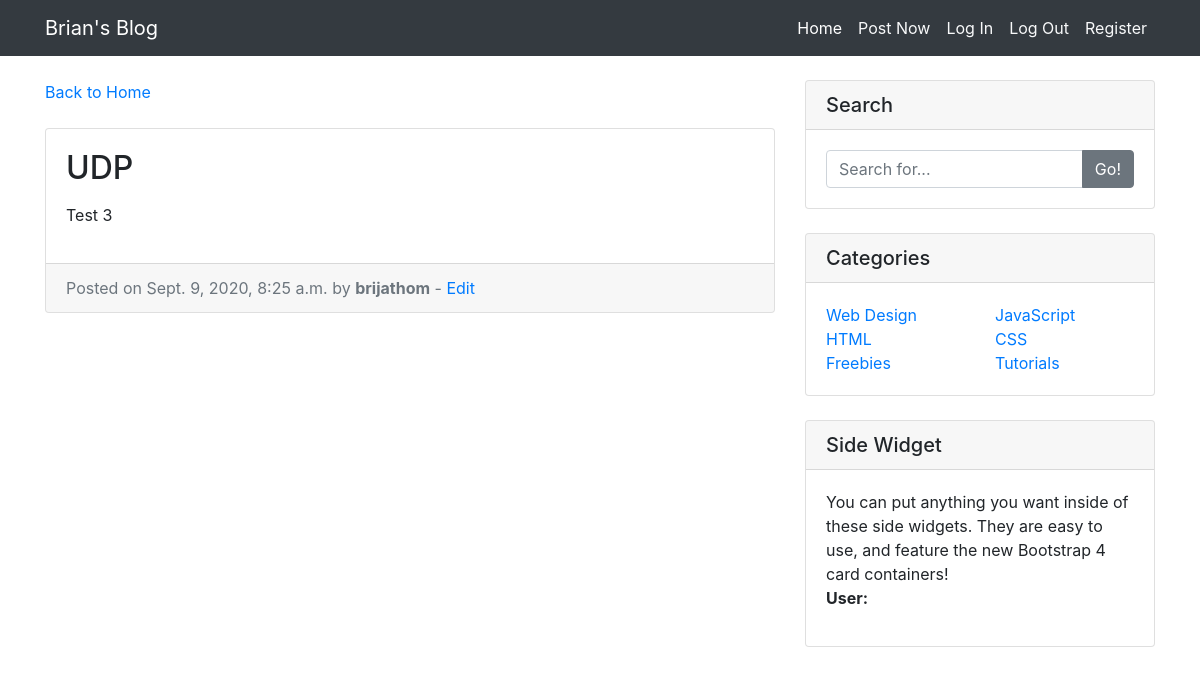
Page /entry/16/ on the earlier database version.
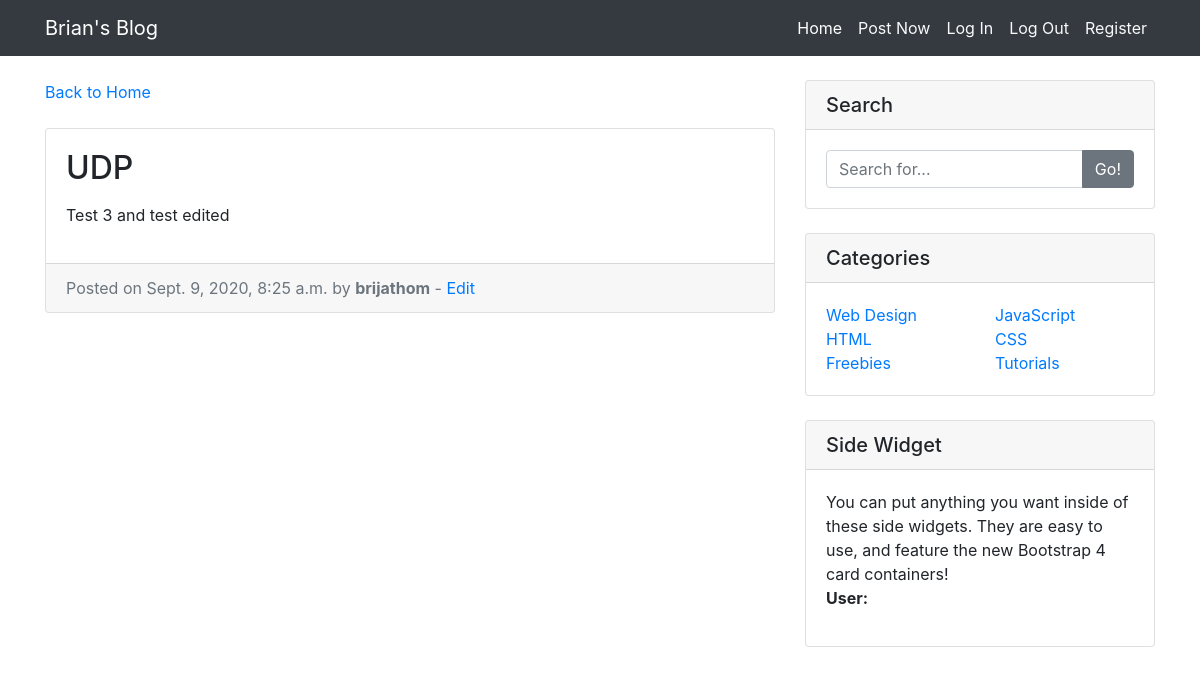
Same page on the later database version.
### entries/models.py (models this page shows, shortened)
class Entry(models.Model):
    entry_title = models.CharField(max_length=50)
    entry_text = models.TextField()
    entry_date = models.DateTimeField(auto_now_add=True)
    entry_author = models.ForeignKey(User, on_delete=models.CASCADE)
    class Meta:
        verbose_name_plural = "Entries"

### entries/views.py (the view)
# urls.py: path('entry/<int:pk>/', EntryView.as_view(), name='entry_detail'),
class EntryView(DetailView):
    model = Entry
    template_name = 'entries/entry_detail.html'

### entries/templates/entries/entry_detail.html
{% extends "entries/base.html" %} {% block content %}
<div class="col-md-8">
    <br />
    <a href="{% url 'blog_home' %}">Back to Home</a>
    <br />
    <br />
    <div class="card mb-4">
        <div class="card-body">
            <h2 class="card-title">{{ object.entry_title }}</h2>
            <p class="card-text">{{ object.entry_text|linebreaks }}</p>
        </div>
        <div class="card-footer text-muted">
            Posted on {{ object.entry_date }} by
            <strong>{{ entry.entry_author }}</strong> -
            <a href="{% url 'update_entry' entry.pk %}">Edit</a>
        </div>
    </div>
</div>
{% endblock %}

Differences in the rows shown:
changed Entry "UDP": entry_text "Test 3" → "Test 3 and test edited"
